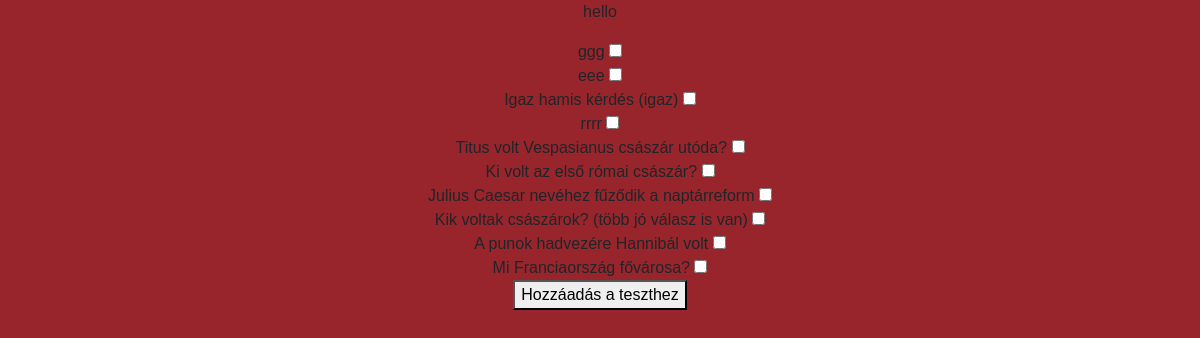
Before: /test/24/select-questions/ with the older database file.
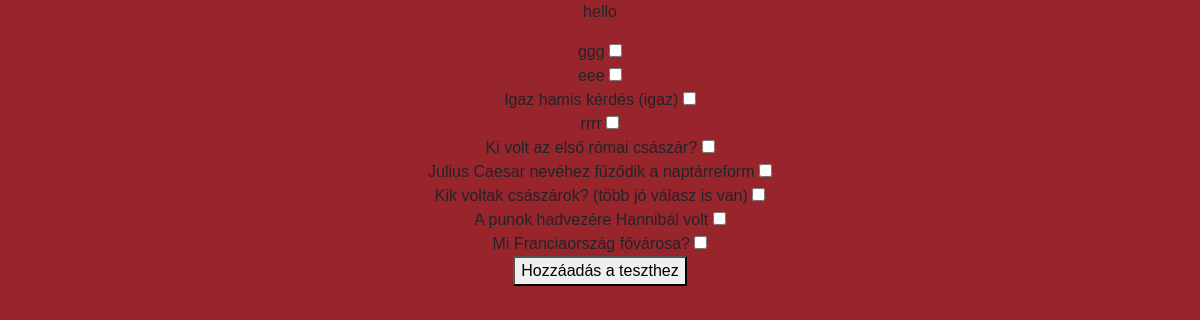
After: the same page with the newer database file.
### roman_map/models.py (models this page shows, shortened)
class Question(models.Model):
    id = models.BigAutoField(primary_key=True)
    QUESTION_TYPES = [
        ('mc', 'Több válasz'),
        ('tf', 'Igaz/Hamis')
    ]
    def validate_positiv_number(value):
        if value < 0:
            raise ValidationError(
                ('%(value)s kisebb min 0.'),
                params={'value': value},
            )
    quiz = models.ForeignKey(Quiz, on_delete=models.SET_NULL, related_name='questions', null=True, blank=True)
    text = models.CharField(max_length=255, blank=False)
    question_type = models.CharField(max_length=2, choices=QUESTION_TYPES)
    points = models.PositiveIntegerField(default=0, validators=[validate_positiv_number])

### roman_map/views.py (the view, shortened to what this page needs)
# urls.py: path('test/<int:quiz_id>/select-questions/', view=views.kerdes_kivalasztasa, name="kerdes_kivalasztasa"),
def kerdes_kivalasztasa(request, quiz_id):
    try:
        questions = Question.objects.filter(~Q(quiz = quiz_id))
        return render(request, 'quiz/select_questions.html', {"questions":questions})
    except Question.DoesNotExist as e:
        db_logger.error("Hiba: A kérdés nem található"+str(e))
        messages.error(request, "Hiba: A kérdés nem található!")
        return redirect("teszt_reszletei", quiz_id=quiz.id)
    except Quiz.DoesNotExist as e:
        db_logger.error("Hiba: a teszt nem található"+str(e))
        messages.error(request, "Hiba. A teszt nem található!")
        return redirect("teszt_reszletei", quiz_id=quiz.id)
    except Exception as e:
        db_logger.error("Hiba: "+str(e))
        messages.error(request, "Hiba a kérdések hozzáadása során!")
        return redirect("teszt_reszletei", quiz_id=quiz.id)

### roman_map/templates/quiz/select_questions.html (shortened to what this page needs)
{% extends "quiz/test.html" %}
{% block content %}
<p>hello</p>
<form action="" method="post">
    {% for question in questions %}
            <label for="{{question.id}}">{{question.text}}</label>
            <input type="checkbox" id="{{question.id}}" name="questions" value="{{question.id}}"><br>
    {% endfor %}
    <button type="submit">Hozzáadás a teszthez</button>
</form>
{% endblock content %}

Changed rows visible on the page:
no longer on this page (row edited): Question: text "Titus volt Vespasianus császár utóda?"
